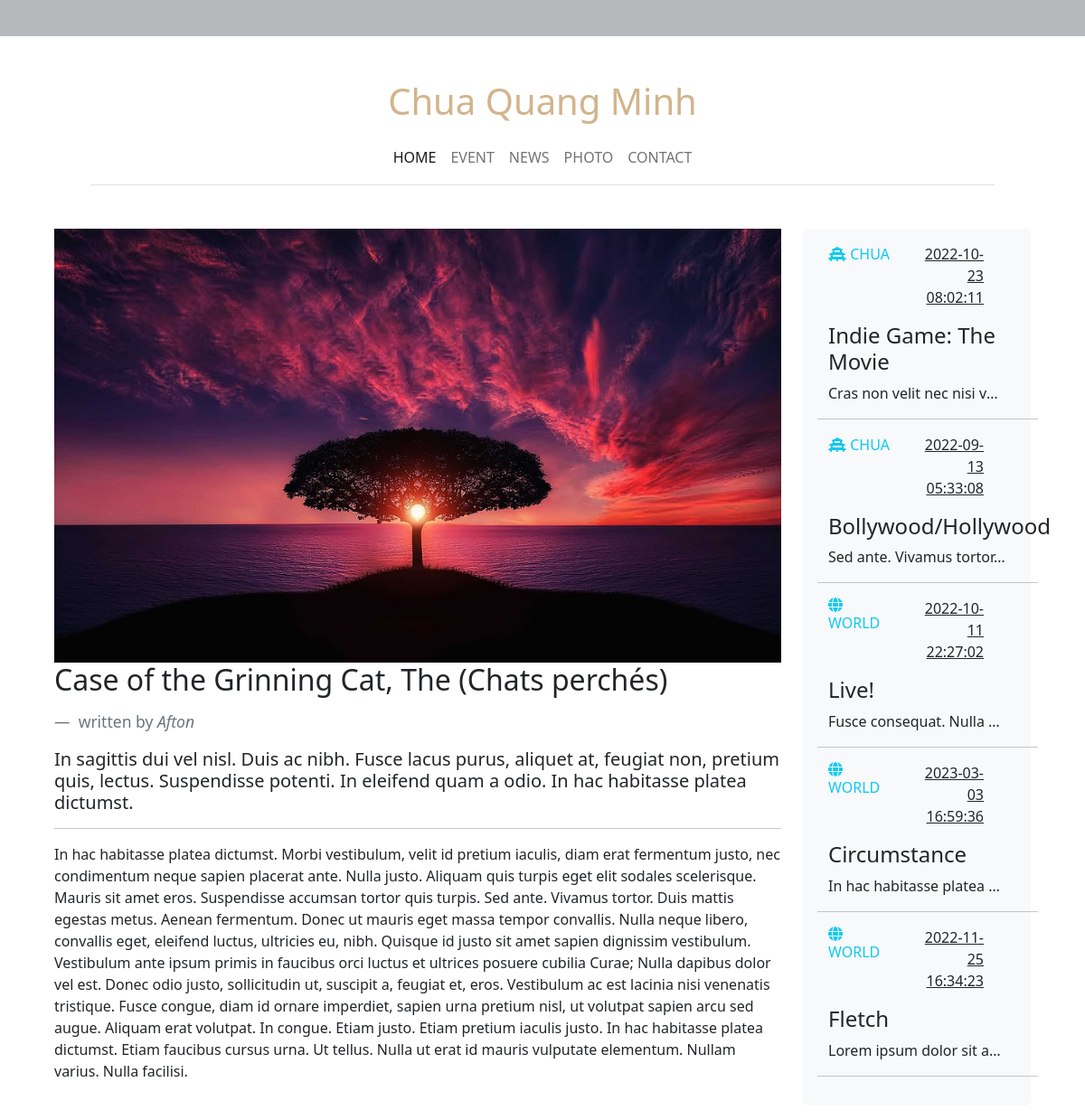
/article?newsID=3, run on an earlier commit of the app's database.
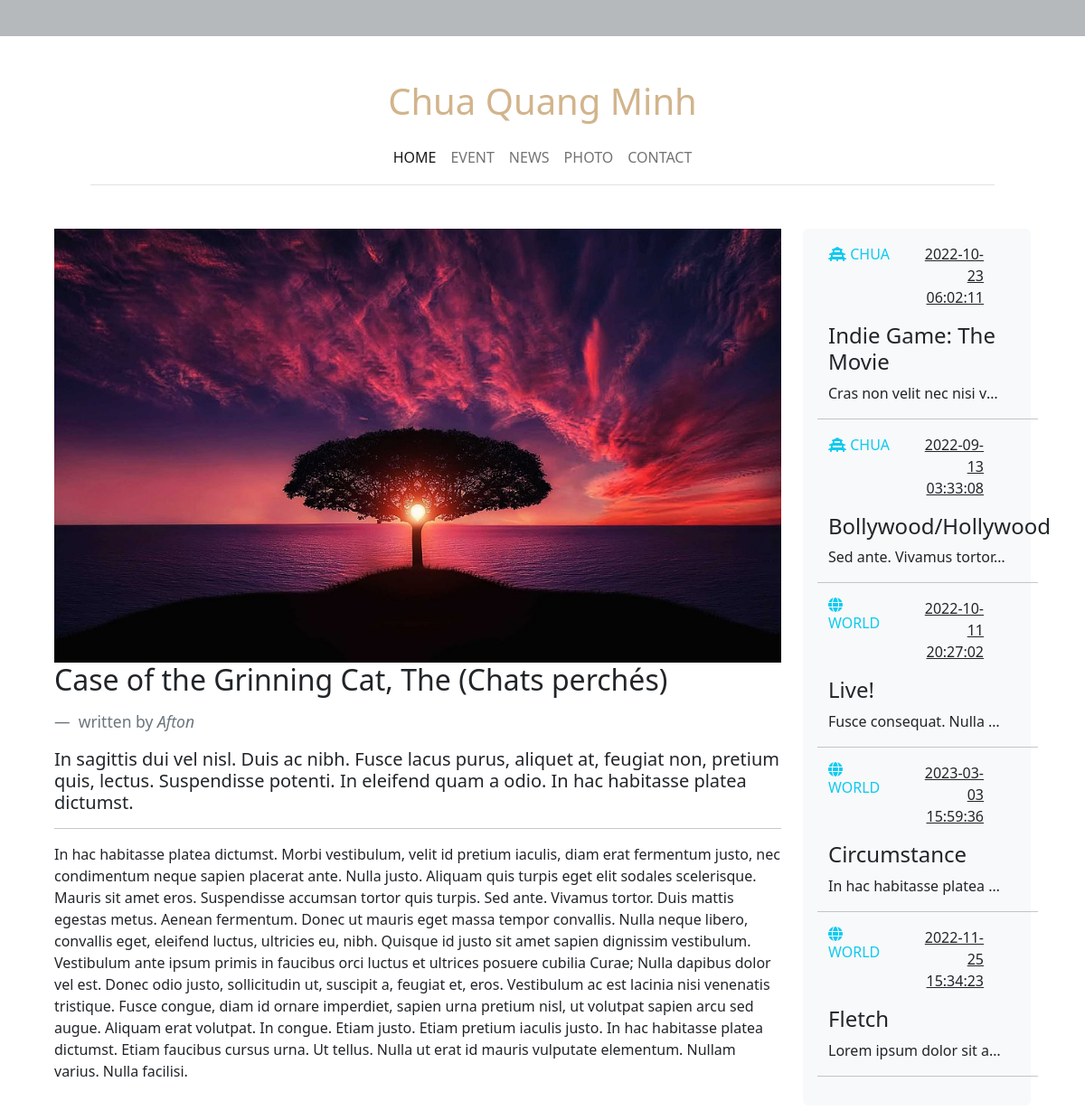
And on a later commit of the database.
### tables this page shows
CREATE TABLE News
(
    newsID      INT AUTO_INCREMENT NOT NULL PRIMARY KEY,
    title       VARCHAR(255),
    author      VARCHAR(255),
    description VARCHAR(255),
    paragraph   TEXT,
    timeUpdated TIMESTAMP,
    saveDraft   BOOLEAN,
    banner      VARCHAR(500),
    newsTypeID  INT                NOT NULL,
    FOREIGN KEY (newsTypeID) REFERENCES NewsType (newsTypeID)
);

CREATE TABLE NewsType
(
    newsTypeID INT AUTO_INCREMENT NOT NULL PRIMARY KEY,
    typeName   VARCHAR(255),
    icon       VARCHAR(255)
);

### model/ArticleModel.php (called while the page is built, shortened)
<?php
$newsID = $_GET['newsID'];
$getArticle = "SELECT * FROM News n, NewsType nt WHERE n.newsTypeID = nt.newsTypeID AND  newsID = $newsID";
$allArticles = "SELECT * FROM News n, NewsType nt WHERE n.newsTypeID = nt.newsTypeID AND NOT newsID = $newsID ORDER BY RAND() LIMIT 5 ";

### controller/ArticleController.php (called while the page is built, shortened)
<?php
$articleResult = $conn->query($getArticle);
$allActicles = $conn->query($allArticles);

### view/article.php (the view, shortened to what this page needs)
<?php
require("rootPath.php");
require $rootPath . "model/ArticleModel.php";
require $rootPath . "controller/ArticleController.php";
?>
<div class="container-fluid">
    <?php
    while ($row = $articleResult->fetch(PDO::FETCH_ASSOC)) {
    ?>
    <div class="row">
        <div class="col-9">
            <br>
            <div class="bg-image"
                 style="background-image: url('assets/banner/<?php echo $row['banner'] ?>');">
            </div>
            <blockquote class="blockquote">
                <h2 class="mb-0"><?php echo $row['title'] ?></h2>
                <br>
                <footer class="blockquote-footer"> written by
                    <cite
                            title="Source Title"><?php echo $row['author'] ?>
                    </cite>
                </footer>
            </blockquote>
            <h5><?php echo $row['description'] ?></h5>
            <hr>
            <p><?php echo $row['paragraph'] ?></p>
        </div>
        <?php } ?>
        <aside class="col-3 blog-sidebar mt-4">
            <div class="p-3 mb-3 bg-light rounded">
                <div class="container bootstrap snippets">
                    <div class="row">
                        <?php
                        while ($row = $allActicles->fetch(PDO::FETCH_ASSOC)) {
                            ?>
                            <div class="row mb-3">
                                <div class="col-6">
                                    <a href="/article?newsID=<?php echo $row['newsID']; ?>" class="text-info">
                                        <i class="<?php echo $row['icon'] ?>"></i>
                                        <?php echo $row['typeName'] ?>
                                    </a>
                                </div>
                                <div class="col-6 text-end">
                                    <u> <?php echo $row['timeUpdated'] ?></u>
                                </div>
                            </div>
                            <a href="/article?newsID=<?php echo $row['newsID']; ?>" class="text-dark">
                                <h4><?php echo $row['title'] ?></h4>
                                <p class="text-truncate"><?php echo $row['description'] ?></p>
                            </a>
                            <hr/>
                        <?php } ?>
                    </div>
                </div>
            </div>
        </aside>
    </div>
</div>

What changed in the data, as far as the page shows it:
changed news "Indie Game: The Movie": timeUpdated "2022-10-23 08:02:11" → "2022-10-23 06:02:11"
changed news "Bollywood/Hollywood": timeUpdated "2022-09-13 05:33:08" → "2022-09-13 03:33:08"
changed news "Live!": timeUpdated "2022-10-11 22:27:02" → "2022-10-11 20:27:02"
changed news "Circumstance": timeUpdated "2023-03-03 16:59:36" → "2023-03-03 15:59:36"
changed news "Fletch": timeUpdated "2022-11-25 16:34:23" → "2022-11-25 15:34:23"
